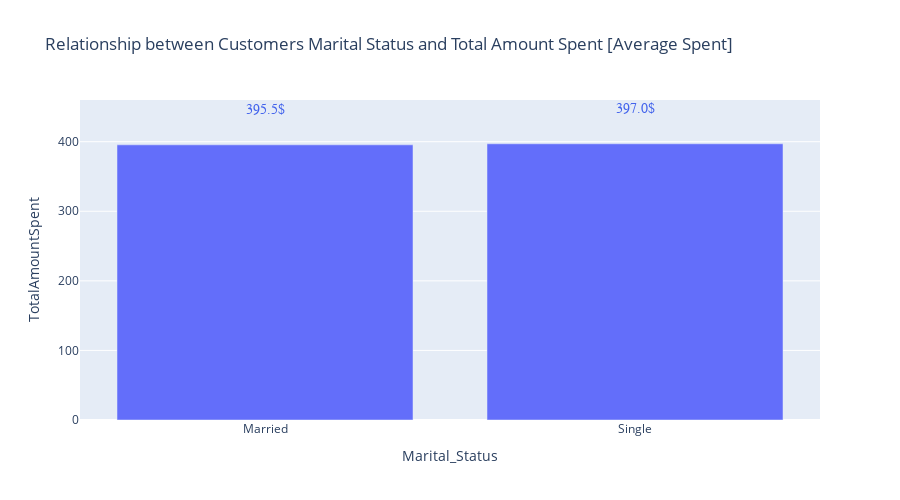

Write notebook code for a chart like this one.
### Markdown cell above
#### MARITAL STATUS & TOTAL AMOUNT SPENT:

### Code cell
mask = data2.groupby("Marital_Status")["TotalAmountSpent"].median()
mask = mask.reset_index()
fig = px.bar(data_frame=mask, x="Marital_Status", y="TotalAmountSpent", height=500, 
             title="Relationship between Customers Marital Status and Total Amount Spent [Average Spent]")

annotation = []
for x, y in zip(mask["Marital_Status"], mask["TotalAmountSpent"]):
    annotation.append(
        dict(x=x, y=y +50,
             text=str(round(y, 2)) + '$',
             font=dict(family='Arial', size=14, color='rgb(66, 99, 236)'), showarrow=False)
    )
    
fig.update_xaxes(categoryorder='array', categoryarray= ["21-30", "31-40"])
fig.update_layout(annotations=annotation)
fig.show()

### Figure 1 — Plotly figure (JSON) as saved in the notebook; plotly's stock layout.template omitted (floating-point values rounded to 4 significant figures)
{"data": [{"alignmentgroup": "True", "hovertemplate": "Marital_Status=%{x}<br>TotalAmountSpent=%{y}<extra></extra>", "legendgroup": "", "marker": {"color": "#636efa", "pattern": {"shape": ""}}, "name": "", "offsetgroup": "", "orientation": "v", "showlegend": false, "textposition": "auto", "type": "bar", "x": ["Married", "Single"], "xaxis": "x", "y": [395.5, 397], "yaxis": "y"}], "layout": {"annotations": [{"font": {"color": "rgb(66, 99, 236)", "family": "Arial", "size": 14}, "showarrow": false, "text": "395.5$", "x": "Married", "y": 445.5}, {"font": {"color": "rgb(66, 99, 236)", "family": "Arial", "size": 14}, "showarrow": false, "text": "397.0$", "x": "Single", "y": 447}], "barmode": "relative", "height": 500, "legend": {"tracegroupgap": 0}, "title": {"text": "Relationship between Customers Marital Status and Total Amount Spent [Average Spent]"}, "xaxis": {"anchor": "y", "categoryarray": ["21-30", "31-40"], "categoryorder": "array", "domain": [0, 1], "title": {"text": "Marital_Status"}}, "yaxis": {"anchor": "x", "domain": [0, 1], "title": {"text": "TotalAmountSpent"}}}}
